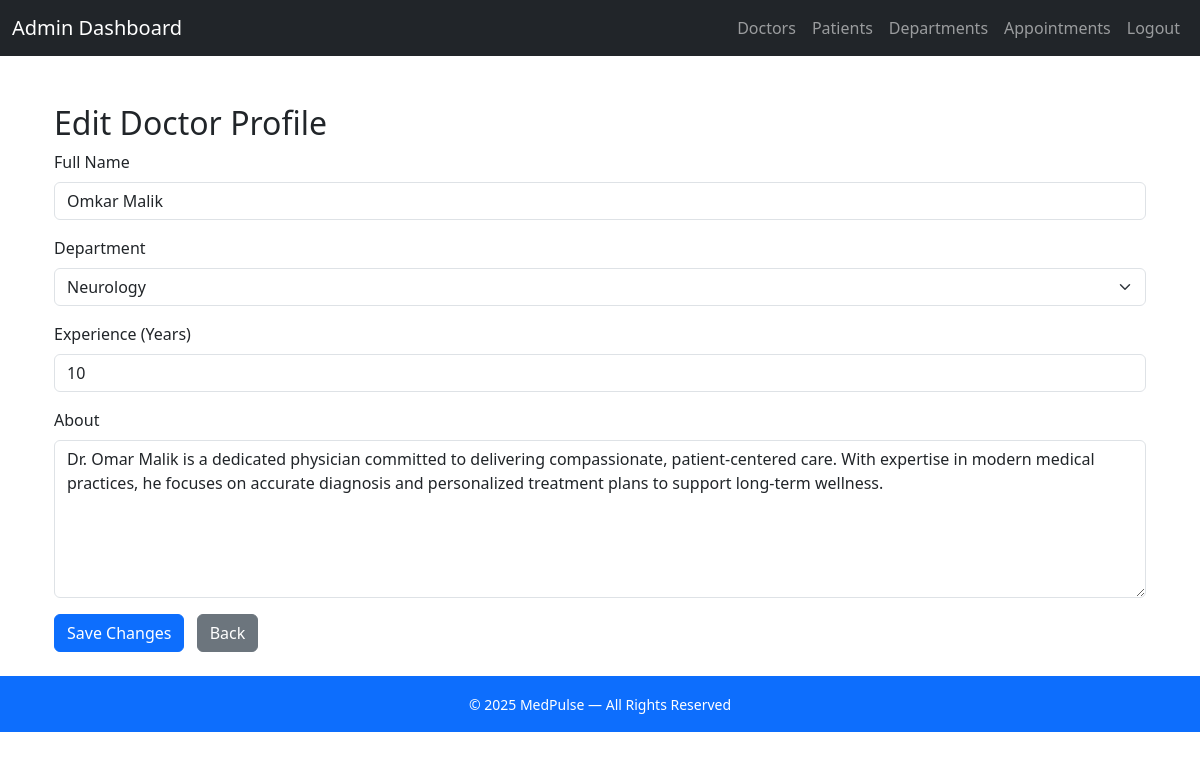
The page /admin/edit-doctor/1 (signed in) on the database its author committed.
### controller/models.py (models this page shows)
class Doctor(db.Model):
    __tablename__='doctor'
    doctor_id=db.Column(db.Integer,primary_key=True,autoincrement=True)
    user_id = db.Column(db.Integer, db.ForeignKey('user.user_id'), nullable=False)
    department_id = db.Column(db.Integer, db.ForeignKey('department.department_id'), nullable=False)
    name=db.Column(db.String(50), nullable=False)
    experience=db.Column(db.Integer, nullable=False)
    about=db.Column(db.Text, nullable=False)
    user = db.relationship('User', uselist=False)
    department = db.relationship('Department', back_populates='doctors',uselist=False)
    availabilities = db.relationship('DoctorAvailability', back_populates='doctor',uselist=True)
    appointments = db.relationship('Appointment', back_populates='doctor',uselist=True)

class Department(db.Model):
    __tablename__='department'
    department_id=db.Column(db.Integer,primary_key=True,autoincrement=True)
    name=db.Column(db.String(50), nullable=False,unique=True)
    description=db.Column(db.Text, nullable=False)
    doctors = db.relationship('Doctor', back_populates='department',uselist=True)

### controller/admin_routes.py (the view, shortened to what this page needs)
@admin.route('/edit-doctor/<int:doctor_id>', methods=['GET', 'POST'])
@login_required
def admin_doctors_edit(doctor_id):
    if current_user.role.role != 'Admin':
        flash("You are not authorized to perform this action.", "danger")
        return redirect(url_for('main.dashboard'))
    doctor = Doctor.query.get(doctor_id)
    if not doctor:
        flash("Doctor not found!", "danger")
        return redirect(url_for('admin.admin_doctors'))
    departments = Department.query.all()
    if request.method == 'GET':
        return render_template('Admin/admin_doctor_edit.html', doctor=doctor, departments=departments)

### app.py (called while the page is built)
@app.before_request
def force_logout_blacklisted():
    if current_user.is_authenticated and current_user.blacklisted:
        logout_user()
        flash("Your account has been disabled.", "danger")
        return redirect(url_for('main.home'))

@app.context_processor
def inject_current_year():
    return {"current_year": datetime.now().year}

### controller/routes.py (called while the page is built)
@login_manager.user_loader
def load_user(user_id):
    return User.query.get(int(user_id))

### templates/Admin/admin_doctor_edit.html (shortened to what this page needs)
{% extends "Admin/base.html" %}
{% block content %}
<div class="container mt-5">
    <h2>Edit Doctor Profile</h2>
    <form action="{{ url_for('admin.admin_doctors_edit',doctor_id=doctor.doctor_id) }}" method="POST">
        <div class="mb-3">
            <label for="name" class="form-label">Full Name</label>
            <input type="text" class="form-control" id="name" name="name" required
            maxlength="50"
            placeholder="Enter the Full Name"
            pattern="[A-Za-z ]+"
            value="{{ doctor.name }}">
        </div>
        <div class="mb-3">
            <label for="department" class="form-label">Department</label>
            <select class="form-select" id="department" name="department_id" required>
                {% for dept in departments %}
                    <option value="{{ dept.department_id }}" {% if dept.department_id == doctor.department_id %}selected{% endif %}>{{ dept.name }}</option>
                {% endfor %}
            </select>
        </div>
        <div class="mb-3">
            <label for="experience" class="form-label">Experience (Years)</label>
            <input type="number" class="form-control" id="experience" name="experience" min="0" required
            placeholder="Enter Experience"
            value="{{ doctor.experience }}">
        </div>
        <div class="mb-3">
            <label for="about" class="form-label">About</label>
            <textarea class="form-control" id="about" name="about" rows="6" required
            placeholder="Give a brief description">{{ doctor.about}}</textarea>
        </div>
        <button type="submit" class="btn btn-primary">Save Changes</button>
        <a href="{{ url_for('admin.admin_doctors') }}" class="btn btn-secondary ms-2">Back</a>
    </form>
</div>
{% endblock %}

### rows shown on the page
Doctor: name "Omkar Malik", department_id "Neurology", experience "10", about "Dr. Omar Malik is a dedicated physician committed to delivering compassionate, patient-centered care. With expertise in modern medical practices, he focuses on accurate diagnosis and personalized treatment plans to support long-term wellness."
